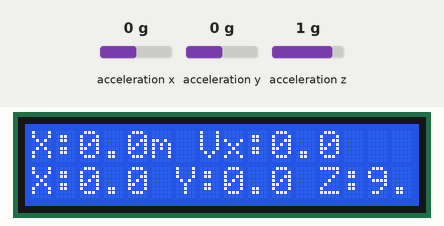
The sketch below on a simulated ESP32. Parts: 16×2 character LCD. Inputs (shaded band) come from the test bench; at power-on: acceleration x 0 g, acceleration y 0 g, acceleration z 1 g. What the sketch prints to the serial monitor is not drawn.

Above: at 1.2 s.
1.3 s: acceleration x set to -1.4 g
At 1.52 s:
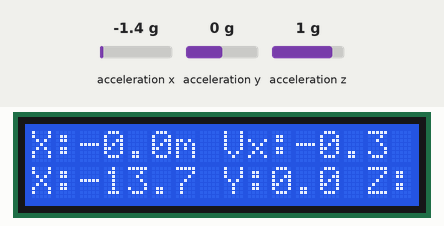
2.8 s: acceleration y set to -1.4 g
At 3.12 s:
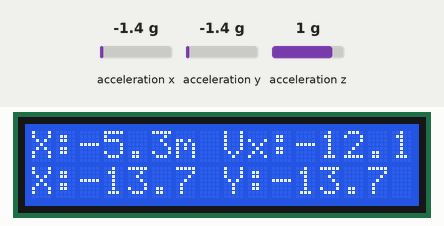
4.4 s: acceleration z set to -1.4 g
At 4.71 s:
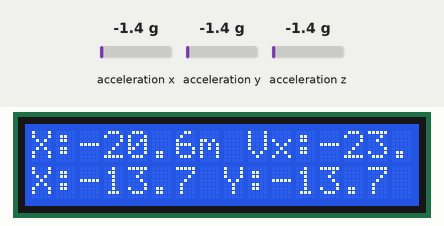
6.0 s: acceleration x set to 0 g
At 7.0 s:
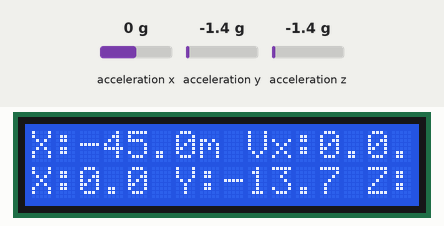
7.5 s: acceleration x set to 0.8 g
At 7.69 s:
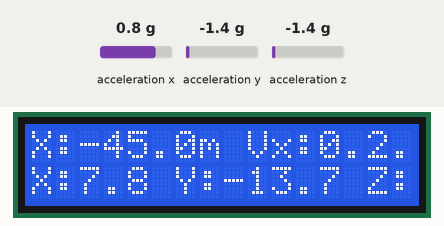
Timing chart, 0 to 10.0 s (numbered marks = the images above; inputs shaded):
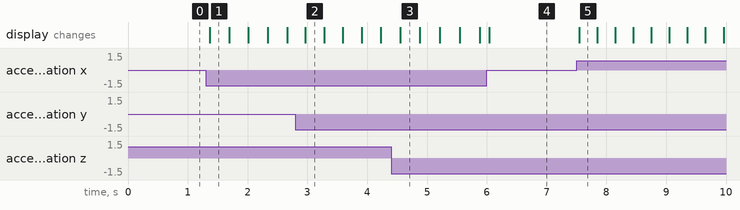

The sketch:

LCD_ACELEROMETRO_S3_POSICAO.ino
```cpp
#include <LiquidCrystal_I2C.h>
#include <Wire.h>
#include "Adafruit_MMA8451.h"
#include <Adafruit_Sensor.h>

#define MMA8451_DEFAULT_ADDRESS (0x1C)


#define I2C_SDA  47
#define I2C_SCL  48
#define ACELL_TRESH 0.3


LiquidCrystal_I2C  lcd_i2cBase(0x27, 16, 2);
//////////////////////////////
class MostradorLCD {
  private:
    LiquidCrystal_I2C *lcd_i2c;
  public:
    MostradorLCD (LiquidCrystal_I2C *lcd){
      lcd_i2c = lcd;
      lcd_i2c->init(); // initialize the lcd
      lcd_i2c->backlight();

    };
    void mostraL1(char *texto){
      /*
      Serial.printf("L1: %s\n",texto);
      lcd_i2c->setCursor(0, 0);
      lcd_i2c->printf("%16s",texto);
      */
    };
    void mostraL1b(float x,float v){
      lcd_i2c->setCursor(0, 0);
      lcd_i2c->printf("X:%2.1fm Vx:%2.1f",x,v);
    };

    void mostraL2(char *texto){
      lcd_i2c->setCursor(0, 1);
       lcd_i2c->printf("%16s",texto);
    };
    void mostraL2XYZ(float x, float y, float z){
      lcd_i2c->setCursor(0, 1);
      lcd_i2c->printf("X:%1.1f Y:%1.1f Z:%1.1f",x,y,z);
    };
};
MostradorLCD *lcd = NULL;

Adafruit_MMA8451 mma = Adafruit_MMA8451();

float inicioX,fimX,deltaTX;
float acelX;
float vX = 0;
float sX = 0;

void setup() {
  Serial.begin(115200);
  Wire.begin(I2C_SDA, I2C_SCL);
  //------------------------//
  lcd = new MostradorLCD(&lcd_i2cBase);
  //------------------------//

  Serial.println("Adafruit MMA8451 test!");
  byte error, address;
  Serial.println("Scanning...");
  for(address = 1; address < 127; address++ ) {
    Wire.beginTransmission(address);
    error = Wire.endTransmission();
    if (error == 0) {
      Serial.print("I2C device at address:");
      Serial.println(address,HEX);
    }
  }


  if (!mma.begin((uint8_t) MMA8451_DEFAULT_ADDRESS)) {
    Serial.println("Couldnt start");
    while(1);
  }
  Serial.println("MMA8451 found!");
  mma.setRange(MMA8451_RANGE_2_G);
  Serial.print("Range = "); Serial.print(2 << mma.getRange());
  Serial.println("G");
}
void loop() {
  // Read the 'raw' data in 14-bit
  inicioX = micros();
  mma.read();
  mma.setRange(MMA8451_RANGE_2_G);
  /*
  Serial.print("Range = "); Serial.print(2 << mma.getRange());
  Serial.println("G");
  Serial.print("X:\t");   Serial.print(mma.x);
  Serial.print("\tY:\t"); Serial.print(mma.y);
  Serial.print("\tZ:\t"); Serial.print(mma.z);
  Serial.println();
*/
  /* Get a new sensor event */
  sensors_event_t event;
  mma.getEvent(&event);

  /* Display the results (acceleration is measured in m/s^2)
  Serial.print("X: \t"); Serial.print(event.acceleration.x); Serial.print("\t");
  Serial.print("Y: \t"); Serial.print(event.acceleration.y); Serial.print("\t");
  Serial.print("Z: \t"); Serial.print(event.acceleration.z); Serial.print("\t");
  Serial.println("m/s^2 ");*/
  lcd->mostraL2XYZ(event.acceleration.x,event.acceleration.y,event.acceleration.z);
  if(fabs(event.acceleration.x) > ACELL_TRESH){
    acelX = event.acceleration.x;
  }else{
    acelX = 0;
  }


  fimX = micros();
  Serial.printf("InicioX:%f FimX:%f detaTX:%f vX:%f acelX:%f",inicioX,fimX,deltaTX,vX,acelX);
  deltaTX = (fimX - inicioX)/1000000;
  sX += vX*deltaTX + acelX * deltaTX * deltaTX /2.0;
  if(fabs(acelX) < ACELL_TRESH){
    vX = 0;
  }else{
    vX += acelX*deltaTX;
  }

  lcd->mostraL1b(sX,vX);
  Serial.printf("Andou %lf m ate agora \n",sX);


  /* Get the orientation of the sensor
  uint8_t o = mma.getOrientation();

  switch (o) {
    case MMA8451_PL_PUF:
      lcd->mostraL1("Frente,Cima,Vert");
      Serial.println("Portrait Up Front");
      break;
    case MMA8451_PL_PUB:
      lcd->mostraL1("Tras,Cima,Vert");
      Serial.println("Portrait Up Back");
      break;
    case MMA8451_PL_PDF:
      lcd->mostraL1("Frent,Baixo,Vert");
      Serial.println("Portrait Down Front");
      break;
    case MMA8451_PL_PDB:
      lcd->mostraL1("Tras,Cima,Vert");
      Serial.println("Portrait Down Back");
      break;
    case MMA8451_PL_LRF:
      lcd->mostraL1("Frent,Dir,Horiz");
      Serial.println("Landscape Right Front");
      break;
    case MMA8451_PL_LRB:
      lcd->mostraL1("Tras,Dir,Horiz");
      Serial.println("Landscape Right Back");
      break;
    case MMA8451_PL_LLF:
      lcd->mostraL1("Frent,Esq,Horiz");
      Serial.println("Landscape Left Front");
      break;
    case MMA8451_PL_LLB:
      lcd->mostraL1("Tras,Esq,Horiz");
      Serial.println("Landscape Left Back");
      break;
    }
  Serial.println();*/


}
```

Measured:
- after the input at 1.3 s, the display: changes after 0.06 s (image 1)
- after the input at 7.5 s, the display: changes after 0.05 s (image 5)
